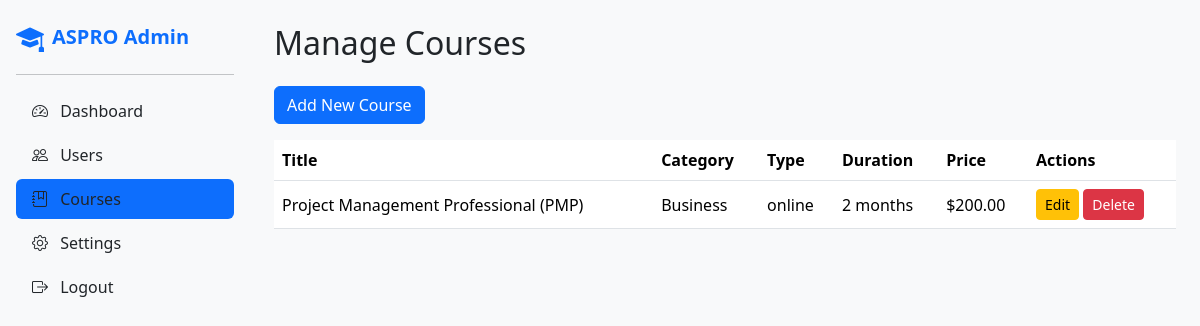
The app's page /admin/courses.php (signed in) with its own data.
### tables this page shows
CREATE TABLE `courses` (
  `id` int(11) NOT NULL,
  `title` varchar(255) NOT NULL,
  `excerpt` varchar(255) DEFAULT NULL,
  `hero_image` varchar(255) DEFAULT NULL,
  `card_image` varchar(255) DEFAULT NULL,
  `full_description` text NOT NULL,
  `duration` varchar(50) NOT NULL,
  `course_type` enum('online','offline') NOT NULL,
  `location` varchar(255) DEFAULT NULL,
  `is_self_paced` tinyint(1) DEFAULT 1,
  `meeting_link` varchar(255) DEFAULT NULL,
  `price` decimal(10,2) NOT NULL,
  `curriculum` varchar(255) DEFAULT NULL,
  `category` varchar(100) NOT NULL,
  `created_at` timestamp NOT NULL DEFAULT current_timestamp()
);

### admin/courses.php (the view, shortened to what this page needs)
<?php
require_once __DIR__ . '/../config/config.php';
$courses = $conn->query("SELECT * FROM courses ORDER BY created_at DESC")->fetchAll(PDO::FETCH_ASSOC);
?>
<?php include __DIR__ . '/includes/header.php'; ?>
<div class="d-flex">
    <?php include __DIR__ . '/includes/sidebar.php'; ?>
    <div class="flex-grow-1 p-4">
        <h2 class="mb-4">Manage Courses</h2>
        <button class="btn btn-primary mb-3" data-bs-toggle="modal" data-bs-target="#courseModal">
            Add New Course
        </button>
        <div class="table-responsive">
            <table class="table table-hover align-middle">
                <thead>
                    <tr>
                        <th>Title</th>
                        <th>Category</th>
                        <th>Type</th>
                        <th>Duration</th>
                        <th>Price</th>
                        <th>Actions</th>
                    </tr>
                </thead>
                <tbody>
                    <?php foreach($courses as $c): ?>
                        <tr>
                            <td><?= htmlspecialchars($c['title']) ?></td>
                            <td><?= htmlspecialchars($c['category']) ?></td>
                            <td><?= htmlspecialchars($c['course_type']) ?></td>
                            <td><?= htmlspecialchars($c['duration']) ?></td>
                            <td>$<?= number_format($c['price'],2) ?></td>
                            <td>
                                <a href="?edit=<?= $c['id'] ?>" class="btn btn-sm btn-warning">Edit</a>
                                <a href="?delete=<?= $c['id'] ?>" onclick="return confirm('Delete course?');" class="btn btn-sm btn-danger">Delete</a>
                            </td>
                        </tr>
                    <?php endforeach; ?>
                </tbody>
            </table>
        </div>
    </div>
</div>
<?php include __DIR__ . '/includes/footer.php'; ?>

### admin/includes/header.php (shortened to what this page needs)
<!doctype html>
<html lang="en">
<head>
    <link rel="stylesheet"
          href="https://cdn.jsdelivr.net/npm/bootstrap@5.3.3/dist/css/bootstrap.min.css">
    <link rel="stylesheet"
          href="https://cdn.jsdelivr.net/npm/bootstrap-icons@1.11.1/font/bootstrap-icons.css">
</head>
<body class="bg-light">

### admin/includes/sidebar.php
<?php
$sidebarLinks = [
    ['title' => 'Dashboard', 'icon' => 'bi-speedometer2', 'href' => 'dashboard.php'],
    ['title' => 'Users', 'icon' => 'bi-people', 'href' => 'users.php'],
    ['title' => 'Courses', 'icon' => 'bi-journal-bookmark', 'href' => 'courses.php'],
    ['title' => 'Settings', 'icon' => 'bi-gear', 'href' => 'settings.php'],
    ['title' => 'Logout', 'icon' => 'bi-box-arrow-right', 'href' => 'logout.php'],
];
?>
<div class="d-flex flex-column flex-shrink-0 p-3 bg-light vh-100" style="width: 250px;">
    <a href="dashboard.php" class="d-flex align-items-center mb-3 mb-md-0 me-md-auto text-decoration-none">
        <i class="bi bi-mortarboard-fill fs-3 text-primary me-2"></i>
        <span class="fs-5 fw-bold">ASPRO Admin</span>
    </a>
    <hr>
    <ul class="nav nav-pills flex-column mb-auto">
        <?php foreach($sidebarLinks as $link): ?>
            <li class="nav-item mb-1">
                <a href="<?= $link['href'] ?>" class="nav-link text-dark <?= basename($_SERVER['PHP_SELF']) == $link['href'] ? 'active' : '' ?>">
                    <i class="bi <?= $link['icon'] ?> me-2"></i> <?= $link['title'] ?>
                </a>
            </li>
        <?php endforeach; ?>
    </ul>
</div>

### admin/includes/footer.php (shortened to what this page needs)
</body>
</html>

### records on screen
courses: title "Project Management Professional (PMP)", category "Business", course_type "online", duration "2 months", price "200.00"

### other values on screen
$link['title'] "Dashboard"
$link['title'] "Users"
$link['title'] "Courses"
$link['title'] "Settings"
$link['title'] "Logout"
